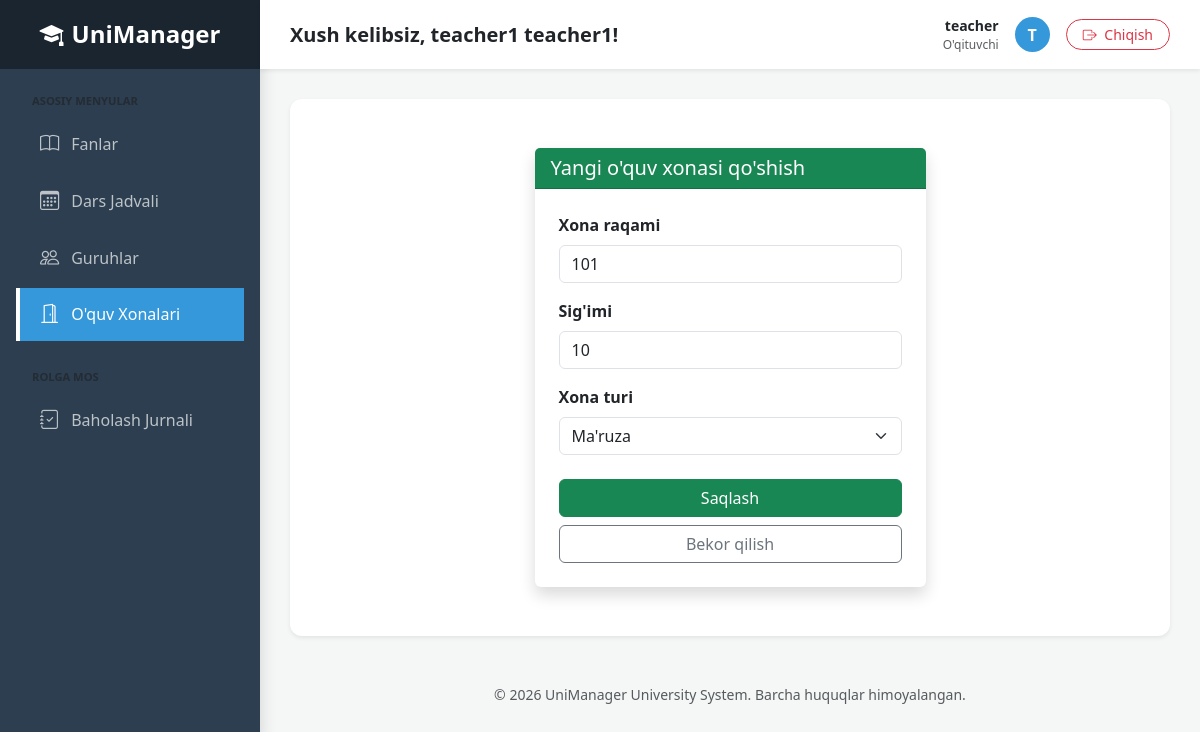
The app's page /academy/classrooms/edit/2/ (signed in) with its own data.
### users/models.py (models this page shows, shortened)
class User(AbstractUser):
    USER_ROLES = (
        ('admin', 'Admin'),
        ('teacher', 'O\'qituvchi'),
        ('student', 'Talaba'),
    )
    role = models.CharField(max_length=10, choices=USER_ROLES, default='admin')
    phone_number = models.CharField(max_length=15, blank=True, null=True)
    address = models.TextField(blank=True, null=True)

### academy/models.py (models this page shows, shortened)
class Classroom(models.Model):
    ROOM_TYPES = (
        ('lecture', 'Ma\'ruza'),
        ('lab', 'Laboratoriya'),
        ('practice', 'Amaliyot'),
    )
    number = models.CharField(max_length=10)
    capacity = models.PositiveIntegerField()
    room_type = models.CharField(max_length=10, choices=ROOM_TYPES)

### academy/views.py (the view)
# urls.py: path('classrooms/edit/<int:pk>/', views.classroom_edit, name='classroom_edit'),
@login_required
def classroom_edit(request, pk):
    room = get_object_or_404(Classroom, pk=pk)
    if request.method == "POST":
        form = ClassroomForm(request.POST, instance=room)
        if form.is_valid():
            form.save()
            return redirect('classroom_list')
    else:
        form = ClassroomForm(instance=room)
    return render(request, 'academy/classroom_form.html', {'form': form, 'edit_mode': True})

### academy/forms.py
class ClassroomForm(forms.ModelForm):
    class Meta:
        model = Classroom
        fields = ['number', 'capacity', 'room_type']
        widgets = {
            'number': forms.TextInput(attrs={'class': 'form-control', 'placeholder': 'Masalan: 302'}),
            'capacity': forms.NumberInput(attrs={'class': 'form-control', 'placeholder': 'Sig\'imi'}),
            'room_type': forms.Select(attrs={'class': 'form-select'}),
        }
        labels = {
            'number': 'Xona raqami',
            'capacity': 'Sig\'imi',
            'room_type': 'Xona turi',
        }

### academy/templates/academy/classroom_form.html (shortened to what this page needs)
{% extends 'base.html' %}
{% block content %}
<div class="container py-4">
    <div class="row justify-content-center">
        <div class="col-md-6">
            <div class="card shadow border-0">
                <div class="card-header bg-success text-white">
                    <h5 class="mb-0">Yangi o'quv xonasi qo'shish</h5>
                </div>
                <div class="card-body p-4">
                    <form method="post">
                        {% for field in form %}
                            <div class="mb-3">
                                <label class="form-label fw-bold">{{ field.label }}</label>
                                {{ field }}
                            </div>
                        {% endfor %}
                        <div class="d-grid gap-2 mt-4">
                            <button type="submit" class="btn btn-success">Saqlash</button>
                            <a href="{% url 'classroom_list' %}" class="btn btn-outline-secondary">Bekor qilish</a>
                        </div>
                    </form>
                </div>
            </div>
        </div>
    </div>
</div>
{% endblock %}

### templates/base.html (shortened to what this page needs)
<!DOCTYPE html>
<html lang="uz">
<head>
    <link href="https://cdn.jsdelivr.net/npm/bootstrap@5.3.0/dist/css/bootstrap.min.css" rel="stylesheet">
    <link rel="stylesheet" href="https://cdn.jsdelivr.net/npm/bootstrap-icons@1.11.0/font/bootstrap-icons.css">
</head>
<body>
    <div class="d-flex">
        {% if user.is_authenticated %}
        <div id="sidebar" class="shadow">
            <div class="logo-section mb-4">
                <h4 class="mb-0 fw-bold"><i class="bi bi-mortarboard-fill me-2"></i>UniManager</h4>
            </div>
            <div class="px-3">
                <p class="text-uppercase small fw-bold text-muted mb-2 ps-3" style="font-size: 0.7rem;">Asosiy Menyular</p>
                <ul class="nav flex-column">
                    <li class="nav-item">
                        <a href="{% url 'subject_list' %}" class="nav-link mb-1 {% if 'subject' in request.path %}active{% endif %}">
                            <i class="bi bi-book"></i> Fanlar
                        </a>
                    </li>
                    <li class="nav-item">
                        <a href="{% url 'timetable_view' %}" class="nav-link mb-1 {% if 'timetable' in request.path %}active{% endif %}">
                            <i class="bi bi-calendar3"></i> Dars Jadvali
                        </a>
                    </li>
                    <li class="nav-item">
                        <a href="{% url 'group_list' %}" class="nav-link mb-1 {% if 'group' in request.path %}active{% endif %}">
                            <i class="bi bi-people"></i> Guruhlar
                        </a>
                    </li>
                    <li class="nav-item">
                        <a href="{% url 'classroom_list' %}" class="nav-link mb-1 {% if 'classroom' in request.path %}active{% endif %}">
                            <i class="bi bi-door-open"></i> O'quv Xonalari
                        </a>
                    </li>
                </ul>
                <p class="text-uppercase small fw-bold text-muted mt-4 mb-2 ps-3" style="font-size: 0.7rem;">Rolga Mos</p>
                <ul class="nav flex-column">
                    {% if user.role == 'admin' %}
                    <li class="nav-item">
                        <a href="{% url 'user_list' %}" class="nav-link mb-1 {% if 'user' in request.path %}active{% endif %}">
                            <i class="bi bi-person-gear"></i> Foydalanuvchilar
                        </a>
                    </li>
                    {% elif user.role == 'teacher' %}
                    <li class="nav-item">
                        <a href="{% url 'teacher_dashboard' %}" class="nav-link mb-1 {% if 'teacher' in request.path %}active{% endif %}">
                            <i class="bi bi-journal-check"></i> Baholash Jurnali
                        </a>
                    </li>
                    {% elif user.role == 'student' %}
                    <li class="nav-item">
                        <a href="{% url 'student_dashboard' %}" class="nav-link mb-1 {% if 'student' in request.path %}active{% endif %}">
                            <i class="bi bi-graph-up-arrow"></i> Mening Natijalarim
                        </a>
                    </li>
                    {% endif %}
                </ul>
            </div>
        </div>
        {% endif %}
        <div class="main-content">
            <nav class="top-navbar d-flex justify-content-between align-items-center shadow-sm">
                <div>
                    <h5 class="mb-0 text-dark fw-semibold">
                        {% if user.is_authenticated %}
                            Xush kelibsiz, {{ user.get_full_name|default:user.username }}!
                        {% else %}
                            Tizimga kirish
                        {% endif %}
                    </h5>
                </div>
                <div class="d-flex align-items-center">
                    {% if user.is_authenticated %}
                        <div class="me-3 d-none d-md-block text-end">
                            <div class="fw-bold small">{{ user.username }}</div>
                            <div class="text-muted" style="font-size: 0.75rem;">{{ user.get_role_display|default:user.role }}</div>
                        </div>
                        <div class="user-profile-img me-3">
                            {{ user.username|first|upper }}
                        </div>
                        <form action="{% url 'logout' %}" method="post" class="m-0">
                            <button type="submit" class="btn btn-outline-danger btn-sm rounded-pill px-3">
                                <i class="bi bi-box-arrow-right me-1"></i> Chiqish
                            </button>
                        </form>
                    {% else %}
                        <a href="{% url 'login' %}" class="btn btn-primary btn-sm rounded-pill px-4">Kirish</a>
                    {% endif %}
                </div>
            </nav>
            <div class="content-container">
                <div class="main-card">
                    {% block content %}
                    {% endblock %}
                </div>
                <footer class="mt-5 text-center text-muted small">
                    <p>&copy; 2026 UniManager University System. Barcha huquqlar himoyalangan.</p>
                </footer>
            </div>
        </div>
    </div>
</body>
</html>

### templates/base.html (style rules this page uses)
body { background-color: #f4f7f6; font-family: 'Segoe UI', Tahoma, Geneva, Verdana, sans-serif; }
#sidebar { min-width: 260px; max-width: 260px; min-height: 100vh; background: #2c3e50; color: white; transition: all 0.3s; }
#sidebar .logo-section { background: #1a252f; padding: 20px; text-align: center; }
#sidebar .nav-link { color: #bdc3c7; padding: 12px 20px; display: flex; align-items: center; transition: 0.2s; border-left: 4px solid transparent; }
#sidebar .nav-link.active { background: #3498db; color: white !important; border-left: 4px solid #fff; }
#sidebar .nav-link i { font-size: 1.2rem; margin-right: 12px; }
.main-content { flex: 1; min-width: 0; }
.top-navbar { background: white; padding: 15px 30px; }
.content-container { padding: 30px; }
.main-card { background: white; border-radius: 12px; border: none; box-shadow: 0 0.125rem 0.25rem rgba(0, 0, 0, 0.075); padding: 25px; }
.user-profile-img { width: 35px; height: 35px; background: #3498db; color: white; border-radius: 50%; display: inline-flex; align-items: center; justify-content: center; font-weight: bold; }

### records on screen
User: get_full_name "teacher1 teacher1", username "teacher", role "O'qituvchi", username|first "T"
Classroom: form "101" "10" "Ma'ruza"

### other values on screen
{{ field.label }} "Xona raqami" "Sig'imi" "Xona turi"
